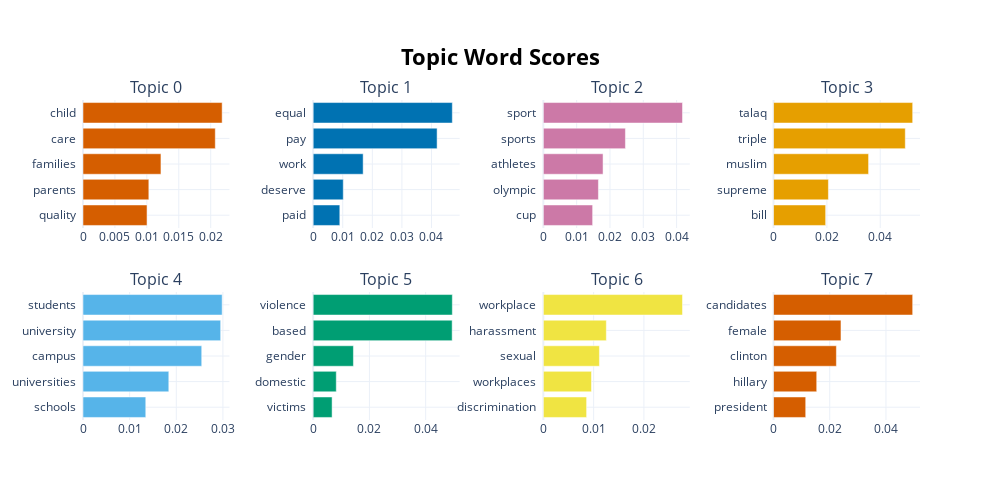

The notebook cell this image was saved under:
### Code cell
topic_model.visualize_barchart()

### Figure 1 — Plotly figure (JSON) as saved in the notebook; plotly's stock layout.template omitted (floating-point values rounded to 4 significant figures)
{"data": [{"marker": {"color": "#D55E00"}, "orientation": "h", "type": "bar", "x": [0.01003, 0.01031, 0.01221, 0.02072, 0.0218], "xaxis": "x", "y": ["quality  ", "parents  ", "families  ", "care  ", "child  "], "yaxis": "y"}, {"marker": {"color": "#0072B2"}, "orientation": "h", "type": "bar", "x": [0.009005, 0.01017, 0.0169, 0.0419, 0.04705], "xaxis": "x2", "y": ["paid  ", "deserve  ", "work  ", "pay  ", "equal  "], "yaxis": "y2"}, {"marker": {"color": "#CC79A7"}, "orientation": "h", "type": "bar", "x": [0.01479, 0.01653, 0.01792, 0.02463, 0.04176], "xaxis": "x3", "y": ["cup  ", "olympic  ", "athletes  ", "sports  ", "sport  "], "yaxis": "y3"}, {"marker": {"color": "#E69F00"}, "orientation": "h", "type": "bar", "x": [0.01954, 0.02056, 0.03562, 0.04938, 0.05216], "xaxis": "x4", "y": ["bill  ", "supreme  ", "muslim  ", "triple  ", "talaq  "], "yaxis": "y4"}, {"marker": {"color": "#56B4E9"}, "orientation": "h", "type": "bar", "x": [0.01346, 0.0184, 0.02545, 0.02952, 0.02984], "xaxis": "x5", "y": ["schools  ", "universities  ", "campus  ", "university  ", "students  "], "yaxis": "y5"}, {"marker": {"color": "#009E73"}, "orientation": "h", "type": "bar", "x": [0.006726, 0.008215, 0.01431, 0.04942, 0.04948], "xaxis": "x6", "y": ["victims  ", "domestic  ", "gender  ", "based  ", "violence  "], "yaxis": "y6"}, {"marker": {"color": "#F0E442"}, "orientation": "h", "type": "bar", "x": [0.008604, 0.009572, 0.01115, 0.01253, 0.02768], "xaxis": "x7", "y": ["discrimination  ", "workplaces  ", "sexual  ", "harassment  ", "workplace  "], "yaxis": "y7"}, {"marker": {"color": "#D55E00"}, "orientation": "h", "type": "bar", "x": [0.01145, 0.01536, 0.02236, 0.02399, 0.0495], "xaxis": "x8", "y": ["president  ", "hillary  ", "clinton  ", "female  ", "candidates  "], "yaxis": "y8"}], "layout": {"annotations": [{"font": {"size": 16}, "showarrow": false, "text": "Topic 0", "x": 0.0875, "xanchor": "center", "xref": "paper", "y": 1, "yanchor": "bottom", "yref": "paper"}, {"font": {"size": 16}, "showarrow": false, "text": "Topic 1", "x": 0.3625, "xanchor": "center", "xref": "paper", "y": 1, "yanchor": "bottom", "yref": "paper"}, {"font": {"size": 16}, "showarrow": false, "text": "Topic 2", "x": 0.6375, "xanchor": "center", "xref": "paper", "y": 1, "yanchor": "bottom", "yref": "paper"}, {"font": {"size": 16}, "showarrow": false, "text": "Topic 3", "x": 0.9125, "xanchor": "center", "xref": "paper", "y": 1, "yanchor": "bottom", "yref": "paper"}, {"font": {"size": 16}, "showarrow": false, "text": "Topic 4", "x": 0.0875, "xanchor": "center", "xref": "paper", "y": 0.4, "yanchor": "bottom", "yref": "paper"}, {"font": {"size": 16}, "showarrow": false, "text": "Topic 5", "x": 0.3625, "xanchor": "center", "xref": "paper", "y": 0.4, "yanchor": "bottom", "yref": "paper"}, {"font": {"size": 16}, "showarrow": false, "text": "Topic 6", "x": 0.6375, "xanchor": "center", "xref": "paper", "y": 0.4, "yanchor": "bottom", "yref": "paper"}, {"font": {"size": 16}, "showarrow": false, "text": "Topic 7", "x": 0.9125, "xanchor": "center", "xref": "paper", "y": 0.4, "yanchor": "bottom", "yref": "paper"}], "height": 500, "hoverlabel": {"bgcolor": "white", "font": {"family": "Rockwell", "size": 16}}, "showlegend": false, "title": {"font": {"color": "Black", "size": 22}, "text": "<b>Topic Word Scores", "x": 0.5, "xanchor": "center", "yanchor": "top"}, "width": 1000, "xaxis": {"anchor": "y", "domain": [0, 0.175], "showgrid": true}, "xaxis2": {"anchor": "y2", "domain": [0.275, 0.45], "showgrid": true}, "xaxis3": {"anchor": "y3", "domain": [0.55, 0.725], "showgrid": true}, "xaxis4": {"anchor": "y4", "domain": [0.825, 1], "showgrid": true}, "xaxis5": {"anchor": "y5", "domain": [0, 0.175], "showgrid": true}, "xaxis6": {"anchor": "y6", "domain": [0.275, 0.45], "showgrid": true}, "xaxis7": {"anchor": "y7", "domain": [0.55, 0.725], "showgrid": true}, "xaxis8": {"anchor": "y8", "domain": [0.825, 1], "showgrid": true}, "yaxis": {"anchor": "x", "domain": [0.6, 1], "showgrid": true}, "yaxis2": {"anchor": "x2", "domain": [0.6, 1], "showgrid": true}, "yaxis3": {"anchor": "x3", "domain": [0.6, 1], "showgrid": true}, "yaxis4": {"anchor": "x4", "domain": [0.6, 1], "showgrid": true}, "yaxis5": {"anchor": "x5", "domain": [0, 0.4], "showgrid": true}, "yaxis6": {"anchor": "x6", "domain": [0, 0.4], "showgrid": true}, "yaxis7": {"anchor": "x7", "domain": [0, 0.4], "showgrid": true}, "yaxis8": {"anchor": "x8", "domain": [0, 0.4], "showgrid": true}}}
